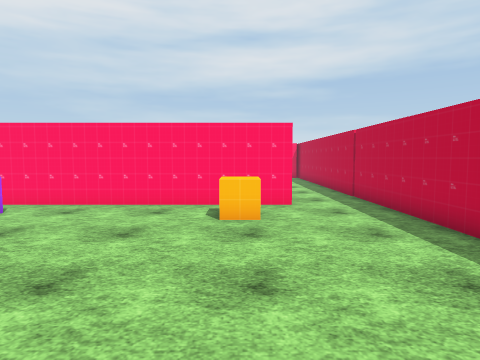
view 1 (above)

16 first-person views from a walk through a scene from a Unity 3-D project. The camera is 1.5 m above the floor, tilts 4° down and sees 75° across. The floor is counted in squares, 1 m on a side. Each view is taken from the middle of a square. On the plan, view 1 faces up. The plan holds only what a view shows up to about 15 squares ahead; the rest is blank. The place goes on beyond the plan. The player is left out. Some animated figures are not drawn. Some surface patterns are stand-ins.

view 2
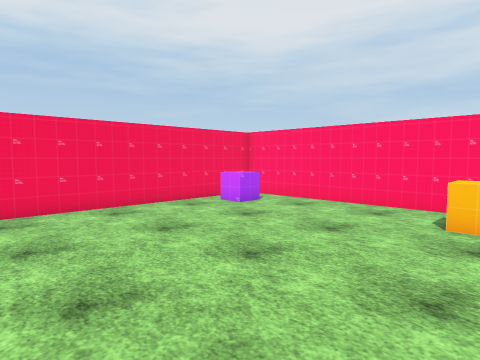

view 3
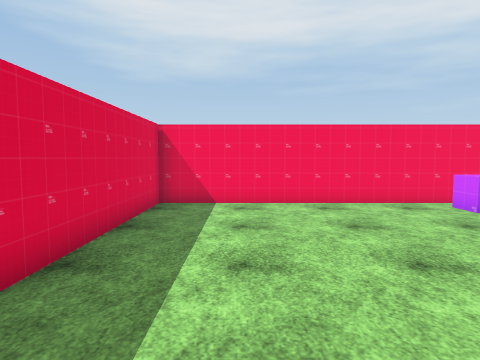

view 4
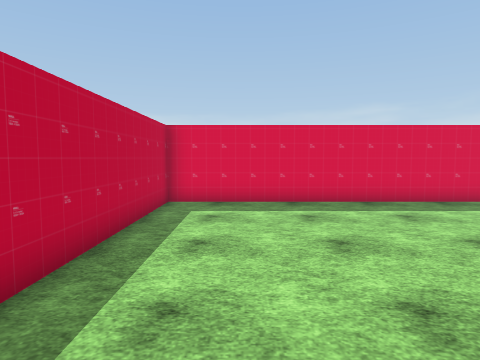

view 5
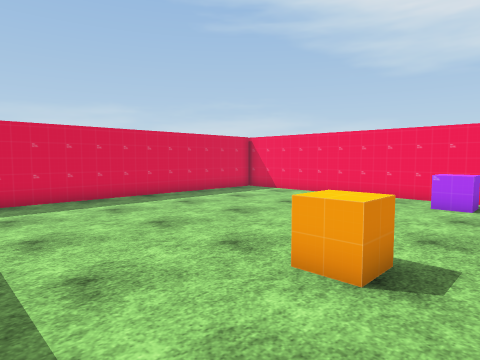

view 6
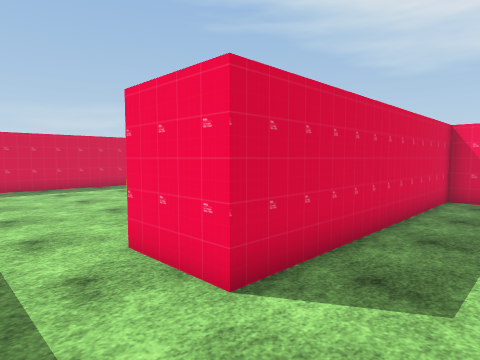

view 7
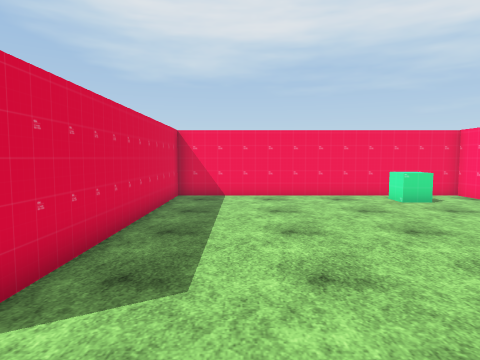

view 8
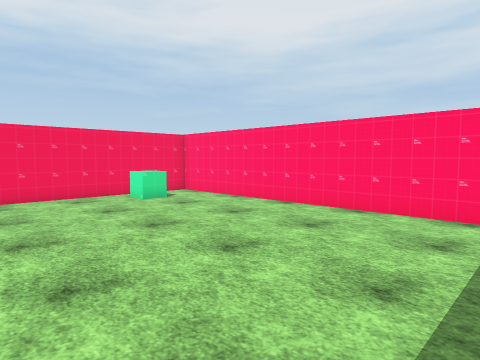

view 9
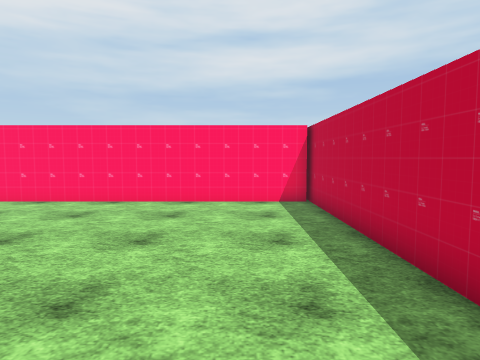

view 10
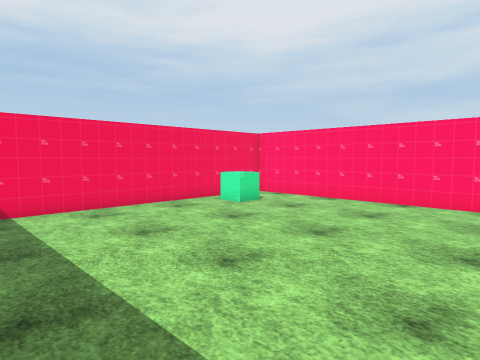

view 11
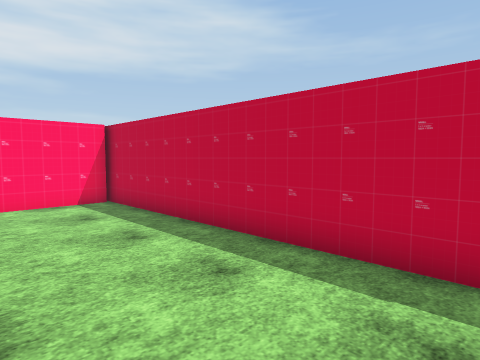

view 12
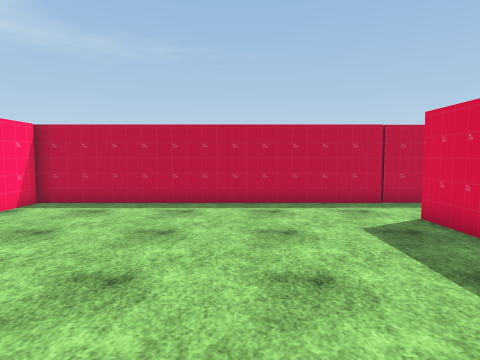

view 13
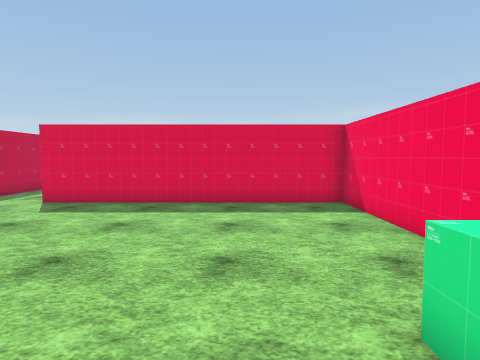

view 14
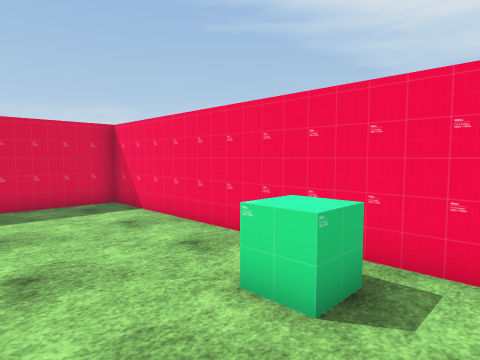

view 15
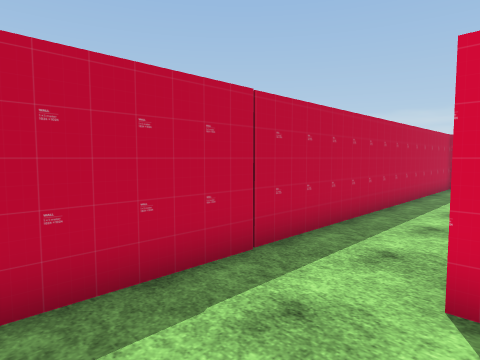

view 16
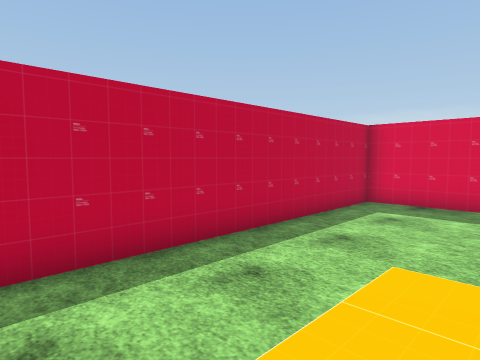

### Floor plan
Points are (right, up) in squares from view 1. A wall is a line through its corners. A room is listed if a view was taken in it or the views show most of it. See-through windows are left out.
Room 1 (views 1, 2, 3, 4, 16)
walls: (1.7, 10) (-8.5, 10) (-8.5, -1.7) (4.4, -1.7) (4.4, 8.5)
ways out: opening at (3.5, 9) to room 2
objects: other object (-7, 8); other object (0, 8)
Room 2 (views 5, 6, 7, 8, 9, 10, 11, 12, 13, 14, 15)
walls: (4.4, 23.7) (-8.5, 23.7) (-8.5, 12.5) (1.7, 12.5) (1.7, 10); (4.4, 8.5) (4.4, 24.4)
ways out: opening at (3.5, 9) to room 1
objects: other object (-7, 21)

Where each view was taken, in squares from view 1:
view 1: 0 up, 0 right, facing up
view 2: 0 up, 1 right, facing up-left
view 3: 1 up, 2 right, facing left
view 4: 9 up, 2 right, facing down
view 5: 10 up, 4 right, facing down-left
view 6: 15 up, 4 right, facing down-left
view 7: 15 up, 4 right, facing left
view 8: 15 up, 4 right, facing up-left
view 9: 13 up, 2 right, facing up
view 10: 13 up, 1 right, facing up-left
view 11: 13 up, 0 right, facing up-right
view 12: 17 up, 6 left, facing right
view 13: 23 up, 5 left, facing down
view 14: 23 up, 4 left, facing down-left
view 15: 16 up, 1 right, facing down-right
view 16: 9 up, 0 right, facing down-right
